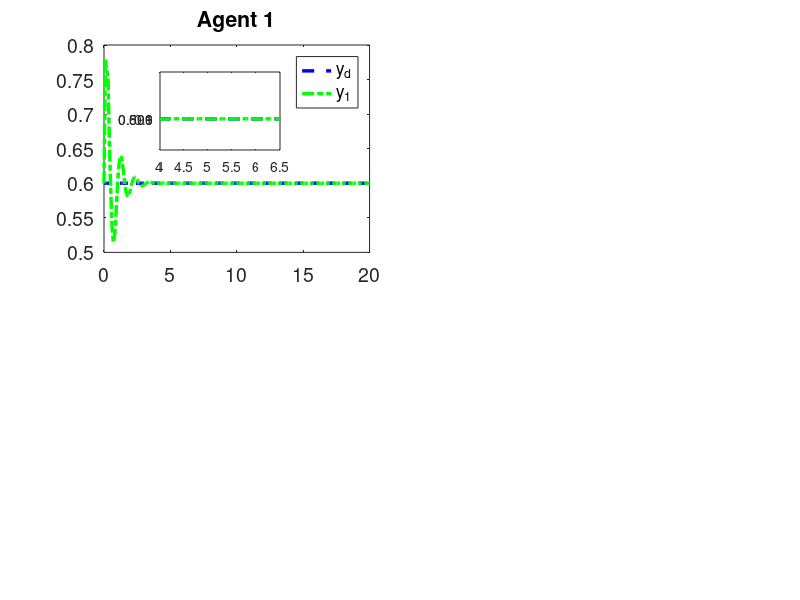

Recreate this plot in MATLAB. (Note: this script raises an error after producing the figure.)
clc; clear;

% Parameters
rho =7.5;            % Increase gain for better control response
eta = 1;          % Increase to make the adaptive update faster
lamda = 350;         % Model-free parameter
mu = 0.005;           % Adaptive parameter
epsilon = 1e-5;      % Small threshold for stability
alpha = 15;           % Smoothing factor for error dynamics
T = 0.1;             % Sampling time
gamma1 = 0.45;        % Adjust control gains for faster tracking
gamma2 = 0.15;        % Adjust control gains
gamma3 = 0.45;        % Adjust control gains
gamma4 = 0.15;        % Adjust control gains
beta = 10;        % Sliding mode coefficient
sigma = 95;         % Sliding mode parameter
tau = 1e-5;       % Small damping term

rT = 1024;           % Sample rate
L = 200;             % Time steps
m = 200;             % Data size
n = 600;             % Data size

% Initialization
phi1 = zeros(m+1,1); 
phi2 = zeros(m+1,1); 
phi3 = zeros(m+1,1); 
phi4 = zeros(m+1,1);
mfa1 = zeros(m+1,1); 
mfa2 = zeros(m+1,1); 
mfa3 = zeros(m+1,1); 
mfa4 = zeros(m+1,1);
sm1 = zeros(m,1);  
sm2 = zeros(m,1);  
sm3 = zeros(m,1);  
sm4 = zeros(m,1);
y1 = zeros(m+1,1); 
y2 = zeros(m+1,1); 
y3 = zeros(m+1,1); 
y4 = zeros(m+1,1);
u1 = zeros(m,1);   
u2 = zeros(m,1);   
u3 = zeros(m,1);   
u4 = zeros(m,1);
xi1 = zeros(m,1);  
xi2 = zeros(m,1);  
xi3 = zeros(m,1);  
xi4 = zeros(m,1);
s1 = zeros(m,1);   
s2 = zeros(m,1);   
s3 = zeros(m,1);   
s4 = zeros(m,1);
yd = zeros(m+1,1);

% Desired signal (Reference trajectory)
for k = 1:1:m+1
    yd(k) = 0.6; % Time-invariant constant reference signal
    
    % yd(k) = 0.6 * sin(0.05 * pi * k) + 0.6 * cos(0.03 * pi * k);
end


for k = 1:m
    % Adaptive Gain update
    if k == 1
        phi1(k) = 4.0; 
        phi2(k) = 4.0; 
        phi3(k) = 4.0; 
        phi4(k) = 4.0;
    elseif k == 2
        phi1(k) = phi1(k-1) + (eta * u1(k-1) / (mu + u1(k-1)^2)) * (y1(k) - phi1(k-1)*u1(k-1));
        phi2(k) = phi2(k-1) + (eta * u2(k-1) / (mu + u2(k-1)^2)) * (y2(k) - phi2(k-1)*u2(k-1));
        phi3(k) = phi3(k-1) + (eta * u3(k-1) / (mu + u3(k-1)^2)) * (y3(k) - phi3(k-1)*u3(k-1));
        phi4(k) = phi4(k-1) + (eta * u4(k-1) / (mu + u4(k-1)^2)) * (y4(k) - phi4(k-1)*u4(k-1));
    else
        phi1(k) = phi1(k-1) + (eta * (u1(k-1) - u1(k-2)) / (mu + (u1(k-1) - u1(k-2))^2)) * (y1(k) - y1(k-1) - phi1(k-1) * (u1(k-1) - u1(k-2)));
        phi2(k) = phi2(k-1) + (eta * (u2(k-1) - u2(k-2)) / (mu + (u2(k-1) - u2(k-2))^2)) * (y2(k) - y2(k-1) - phi2(k-1) * (u2(k-1) - u2(k-2)));
        phi3(k) = phi3(k-1) + (eta * (u3(k-1) - u3(k-2)) / (mu + (u3(k-1) - u3(k-2))^2)) * (y3(k) - y3(k-1) - phi3(k-1) * (u3(k-1) - u3(k-2)));
        phi4(k) = phi4(k-1) + (eta * (u4(k-1) - u4(k-2)) / (mu + (u4(k-1) - u4(k-2))^2)) * (y4(k) - y4(k-1) - phi4(k-1) * (u4(k-1) - u4(k-2)));
    end

    % Stability protection
    if k > 2 && (abs(phi1(k)) <= epsilon || abs(u1(k - 1) - u1(k - 2)) <= epsilon || sign(phi1(k)) ~= sign(phi1(1)))
        phi1(k) = phi1(1);
    end
    
    if k > 2 && (abs(phi2(k)) <= epsilon || abs(u2(k - 1) - u2(k - 2)) <= epsilon || sign(phi2(k)) ~= sign(phi2(1)))
        phi2(k) = phi2(1);
    end
    
    if k > 2 && (abs(phi3(k)) <= epsilon || abs(u3(k - 1) - u3(k - 2)) <= epsilon || sign(phi3(k)) ~= sign(phi3(1)))
        phi3(k) = phi3(1);
    end
    
    if k > 2 && (abs(phi4(k)) <= epsilon || abs(u4(k - 1) - u4(k - 2)) <= epsilon || sign(phi4(k)) ~= sign(phi4(1)))
        phi4(k) = phi4(1);
    end
    

    % Error dynamics
    xi1(k) = yd(k) - 2*y1(k) + y4(k);
    xi2(k) = y1(k) - 2*y2(k) + y3(k);
    xi3(k) = y2(k) + yd(k) - 2*y3(k);
    xi4(k) = y1(k) + y3(k) - 2*y4(k);

    
    % Fix: Handle k=1 case for sliding surfaces
    if k == 1
        s1(k) = 0;
        s2(k) = 0;
        s3(k) = 0;
        s4(k) = 0;
    else
        s1(k) = alpha * xi1(k) - xi1(k-1);
        s2(k) = alpha * xi2(k) - xi2(k-1);
        s3(k) = alpha * xi3(k) - xi3(k-1);
        s4(k) = alpha * xi4(k) - xi4(k-1);
    end
    

    % MFAC updates
    if k == 1
        mfa1(k) = 0;
        mfa2(k) = 0;
        mfa3(k) = 0;
        mfa4(k) = 0;
    else
        mfa1(k) = mfa1(k-1) + (rho * phi1(k)) / (lamda + abs(phi1(k)^2)) * xi1(k);
        mfa2(k) = mfa2(k-1) + (rho * phi2(k)) / (lamda + abs(phi2(k)^2)) * xi2(k);
        mfa3(k) = mfa3(k-1) + (rho * phi3(k)) / (lamda + abs(phi3(k)^2)) * xi3(k);
        mfa4(k) = mfa4(k-1) + (rho * phi4(k)) / (lamda + abs(phi4(k)^2)) * xi4(k);
    end

    % SMC updates
    if k == 1 
        sm1(k) = 0;
        sm2(k) = 0;
        sm3(k) = 0;
        sm4(k) = 0;
    else
        sm1(k) = sm1(k-1) + (beta * phi1(k)) / (sigma + (phi1(k))^2) * ...
            ( (xi1(k) + (y4(k) - y4(k-1)) + (yd(k+1) - yd(k))) / (1 + 1) ...
            - (xi1(k)) / (alpha * (2)) + tau * sign(s1(k)) );

        sm2(k) = sm2(k-1) + (beta * phi2(k)) / (sigma + (phi2(k))^2) * ...
            ( (xi2(k) + (y1(k) - y1(k-1)) + (y3(k) - y3(k-1))) / (1 + 1) ...
            - (xi2(k)) / (alpha * 2) + tau * sign(s2(k)) );

        sm3(k) = sm3(k-1) + (beta * phi3(k)) / (sigma + (phi3(k))^2) * ...
            ( (xi3(k) + (y2(k) - y2(k-1)) + (yd(k+1) - yd(k))) / (1 + 1) ...
            - (xi3(k)) / (alpha * (2)) + tau * sign(s3(k)) );

        sm4(k) = sm4(k-1) + (beta * phi4(k)) / (sigma + (phi4(k))^2) * ...
            ( (xi4(k) + (y1(k) - y1(k-1)) + (y3(k) - y3(k-1))) / (1 + 1) ...
            - (xi4(k)) / (alpha * (2)) + tau * sign(s4(k)) );
    end

    % Control signal
    if k == 1
        u1(k) = 0.01;
        u2(k) = 0.01;
        u3(k) = 0.01;
        u4(k) = 0.01;
    else
        u1(k) = mfa1(k) + gamma1 * sm1(k);
        u2(k) = mfa2(k) + gamma2 * sm2(k);
        u3(k) = mfa3(k) + gamma3 * sm3(k);
        u4(k) = mfa4(k) + gamma4 * sm4(k);
    end
    if k == 1%0
        y1(k)=0.6;
        y2(k)=0.6;
        y3(k)=0.6;
        y4(k)=0.6;

    end


    

    % Plant model update with nonlinear term and feedforward
    a = 0.5;
    b1 = 1.2 * n / (rT * 0.2);
    b2 = 1.2 * n / (rT * 0.2);
    b3 = 1.2 * n / (rT * 0.2);
    b4 = 1.2 * n / (rT * 0.2);
    
    nonlinearity1 = 0.03; % Coefficient for cubic nonlinearity
    nonlinearity2 = 0.01; % Coefficient for cubic nonlinearity
    nonlinearity3 = 0.02; % Coefficient for cubic nonlinearity
    nonlinearity4 = 0.01; % Coefficient for cubic nonlinearity
    ff_gain = 0.45; % Feedforward gain
    
  

    % Add cubic nonlinearity and feedforward term
    y1(k+1) = a * y1(k) + b1 * u1(k)- nonlinearity1 * y1(k)^3 + ff_gain ;
    y2(k+1) = a * y2(k) + b2 * u2(k) - nonlinearity2 * y2(k)^2+ ff_gain ;
    y3(k+1) = a * y3(k) + b3 * u3(k)- nonlinearity3 * y3(k)^3+ ff_gain;
    y4(k+1) = a * y4(k) + b4 * u4(k)- nonlinearity4 * y4(k)^2 + ff_gain ;

    % % Add cubic nonlinearity and feedforward term
    % y1(k+1) = y1(k) * u1(k) / 1 + y1(k)^2 + u1(k);
    % y2(k+1) = y2(k) * u2(k) / 1 + y2(k)^3 + u2(k) + 0.5 * u2(k);
    % y3(k+1) = y3(k) * u3(k) / 1 + y3(k)^2 + u3(k) + 0.9 * u3(k);
    % y4(k+1) = y4(k) * u4(k) / 1 + y4(k)^3 + u4(k) + 0.8 * u4(k); 
end

% Plotting

% Time vector for plotting
t = 0:T:L*T;  % Gives 201 points, as expected

% Truncate yd to match y1, y2, etc. size
yd_plot = yd(1:L+1);
font_size = 14;

% Plot 4 subplots
% figure;
figure('Position', [100, 100, 15*100, 7.0*100]); % [left, bottom, width, height] in pixels
subplot(2,2,1);
plot(t, yd_plot, '--b', 'LineWidth',2.5); hold on;
plot(t, y1, '-.g', 'LineWidth', 2.5);
title('Agent 1'); grid off;
legend('y_d','y_1');
set(gca, 'FontSize', font_size); % Smaller font for inset


zoom_x_start = 4; % Start of zoomed x-range (last 20% of L)
zoom_x_end = 6.5; % End of zoomed x-range
axes('Position', [0.20,0.75,0.15,0.13]); % Top-right corner, adjust as needed
box on; % Add a box around the inset
hold on;

plot(t, yd_plot, '--b', 'LineWidth', 2.5); hold on;
plot(t, y4, '-.g', 'LineWidth', 2.5);

% Set limits for the zoomed region
xlim([zoom_x_start zoom_x_end]);
% ylim([-0.02 0.02]);

yticks([0.599,0.6,0.601]);  % Set y-axis ticks

% Optional: Add a rectangle on the main plot to indicate the zoomed region
axes(findall(gcf, 'Type', 'axes', 'Position', [100, 100, 10*100, 5.5*100])); % Switch back to main axes


% ----------------------------------------------------------------

subplot(2,2,2);
plot(t, yd_plot, '--b', 'LineWidth', 2.5); hold on;
plot(t, y2, '-.g', 'LineWidth', 2.5);
% yticks([0.5,0.6,0.7,0.8,0.9]); % Set x-axis ticks
title('Agent 2'); grid off;
legend('y_d','y2');
set(gca, 'FontSize', font_size); % Smaller font for inset

zoom_x_start = 4; % Start of zoomed x-range (last 20% of L)
zoom_x_end = 6.5; % End of zoomed x-range
axes('Position', [0.65,0.75,0.15,0.13]); % Top-right corner, adjust as needed
box on; % Add a box around the inset
hold on;

plot(t, yd_plot, '--b', 'LineWidth', 2.5); hold on;
plot(t, y3, '-.g', 'LineWidth', 2.5);

% Set limits for the zoomed region
xlim([zoom_x_start zoom_x_end]);
% ylim([-0.02 0.02]);

yticks([0.599,0.6,0.601]);  % Set y-axis ticks

% Optional: Add a rectangle on the main plot to indicate the zoomed region
axes(findall(gcf, 'Type', 'axes', 'Position', [100, 100, 10*100, 5.5*100])); % Switch back to main axes


% ---------------------------------------------------------------

subplot(2,2,3);
plot(t, yd_plot, '--b', 'LineWidth', 2.5); hold on;
plot(t, y3, '-.g', 'LineWidth', 2.5);
title('Agent 3'); grid off;
legend('y_d','y_3');
set(gca, 'FontSize', font_size); % Smaller font for inset

zoom_x_start = 4; % Start of zoomed x-range (last 20% of L)
zoom_x_end = 6.5; % End of zoomed x-range
axes('Position', [0.20,0.275,0.15,0.13]); % Top-right corner, adjust as needed
box on; % Add a box around the inset
hold on;

plot(t, yd_plot, '--b', 'LineWidth', 2.5); hold on;
plot(t, y4, '-.g', 'LineWidth', 2.5);

% Set limits for the zoomed region
xlim([zoom_x_start zoom_x_end]);
% ylim([-0.02 0.02]);

yticks([0.599,0.6,0.601]);  % Set y-axis ticks

% Optional: Add a rectangle on the main plot to indicate the zoomed region
axes(findall(gcf, 'Type', 'axes', 'Position', [100, 100, 10*100, 5.5*100])); % Switch back to main axes



% --------------------------------------------------

subplot(2,2,4);
plot(t, yd_plot, '--b', 'LineWidth', 2.5); hold on;
plot(t, y4, '-.g', 'LineWidth', 2.5);
title('Agent 4'); grid off;
legend('y_d','y_4');
set(gca, 'FontSize', font_size); % Smaller font for inset


zoom_x_start = 4; % Start of zoomed x-range (last 20% of L)
zoom_x_end = 6.5; % End of zoomed x-range
axes('Position', [0.65,0.275,0.15,0.13]); % Top-right corner, adjust as needed
box on; % Add a box around the inset
hold on;

plot(t, yd_plot, '--b', 'LineWidth', 2.5); hold on;
plot(t, y3, '-.g', 'LineWidth', 2.5);

% Set limits for the zoomed region
xlim([zoom_x_start zoom_x_end]);
% ylim([-0.02 0.02]);

yticks([0.599,0.6,0.601]);  % Set y-axis ticks

% Optional: Add a rectangle on the main plot to indicate the zoomed region
axes(findall(gcf, 'Type', 'axes', 'Position', [100, 100, 10*100, 5.5*100])); % Switch back to main axes










% Create a figure and set its size (width: 10 inches, height: 5.5 inches)
figure('Position', [100, 100, 10*100, 5.0*100]); % [left, bottom, width, height] in pixels

% Main plot
plot(xi1(1:end-1), '--', 'DisplayName', '\xi_1(k)', 'LineWidth', 2.5); hold on;
plot(xi2(1:end-1), '-.m', 'DisplayName', '\xi_2(k)', 'LineWidth', 2.5);
plot(xi3(1:end-1), '-.k', 'DisplayName', '\xi_3(k)', 'LineWidth', 2.5);
plot(xi4(1:end-1), '-.g', 'DisplayName', '\xi_4(k)', 'LineWidth', 2.5);

% Set main plot properties
% xlabel('Time step', 'FontSize', 14);
% ylabel('Distributed error', 'FontSize', 14);
legend('FontSize', 14);
xlim([0 L]);
ylim([-0.25 0.65]);
% ylim([-2.5 5])
grid off;
set(gca, 'FontSize', 13);
% title('Distributed Errors', 'FontSize', 15, 'FontWeight', 'bold');

% Add zoomed-in inset plot
% Define the inset axes: [left, bottom, width, height] in normalized units (0 to 1)
axes('Position', [0.25, 0.60, 0.25, 0.25]); % Top-right corner, adjust as needed
box on; % Add a box around the inset
hold on;

% Plot the same data in the inset, focusing on a specific region
% Example: Zoom in on the last 20% of the x-axis and y-range [-0.2, 0.2]
zoom_x_start = 0.8 * L; % Start of zoomed x-range (last 20% of L)
zoom_x_end = L; % End of zoomed x-range
plot(xi1(1:end-1), '--', 'LineWidth', 2.5); % Same style as main plot
plot(xi2(1:end-1), '-.m', 'LineWidth', 2.5);
plot(xi3(1:end-1), '-.k', 'LineWidth', 2.5);
plot(xi4(1:end-1), '-.g', 'LineWidth', 2.5);

% Set limits for the zoomed region
xlim([zoom_x_start zoom_x_end]);
ylim([-0.02 0.02]);

% Customize inset plot
set(gca, 'FontSize', 13); % Smaller font for inset
grid off; % Match main plot style
% Optionally, add a title or labels to the inset
% title('Zoomed Region', 'FontSize', 10);

% Optional: Add a rectangle on the main plot to indicate the zoomed region
axes(findall(gcf, 'Type', 'axes', 'Position', [100, 100, 10*100, 5.5*100])); % Switch back to main axes
% rectangle('Position', [zoom_x_start, -0.1, zoom_x_end-zoom_x_start, 0.2], ...
%     'LineStyle', '--', 'LineWidth', 1, 'EdgeColor', 'k'); % Rectangle showing zoomed area

hold off;
